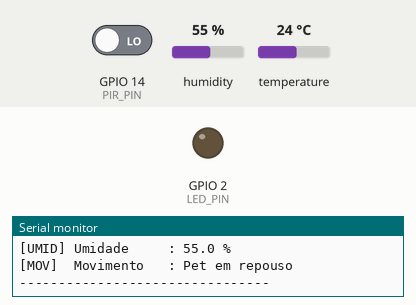
Simulated run of this sketch. Board: ESP32. On the bench: output pins drawn as LEDs (lit = HIGH), the last lines printed to the serial monitor. Inputs (shaded band) come from the test bench; at power-on: GPIO 14 (PIR_PIN) LOW, humidity 55 %, temperature 24 °C. WiFi joins after 1.5 s; servers stay silent unless stated; no MQTT or app messages arrive unless stated.

Above: at 3.7 s.
3.8 s: GPIO 14 (PIR_PIN) driven HIGH
At 6.06 s:
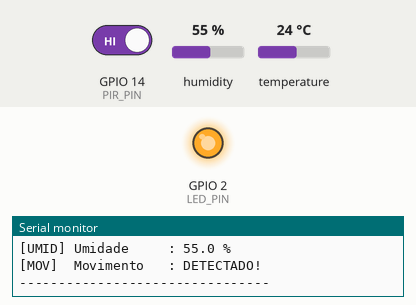
Timing chart, 0 to 16.6 s (numbered marks = the images above; inputs shaded):
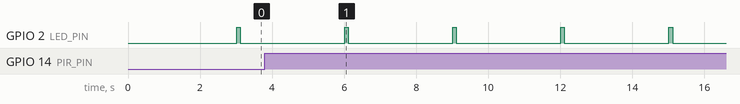

The sketch:

sketch.ino
```cpp
#include <WiFi.h>
#include <PubSubClient.h>
#include <DHT.h>

// ==================== CONFIGURAÇÕES ====================
const char* WIFI_SSID     = "Wokwi-GUEST";
const char* WIFI_PASSWORD = "";

const char* MQTT_SERVER   = "broker.hivemq.com";
const int   MQTT_PORT     = 1883;
const char* MQTT_CLIENT   = "pawcare-esp32";

const char* TOPIC_TEMP    = "pawcare/temperatura";
const char* TOPIC_UMID    = "pawcare/umidade";
const char* TOPIC_MOV     = "pawcare/movimento";
const char* TOPIC_STATUS  = "pawcare/status";

#define DHT_PIN  15
#define PIR_PIN  14
#define LED_PIN  2

// =======================================================

#define DHTTYPE DHT22
DHT dht(DHT_PIN, DHTTYPE);
WiFiClient espClient;
PubSubClient mqtt(espClient);

unsigned long ultimaLeitura = 0;
const long INTERVALO = 3000;

// ==================== FUNÇÕES ====================

void conectarWiFi() {
  Serial.println("================================");
  Serial.println("  PawCare Monitor - Iniciando  ");
  Serial.println("================================");
  Serial.print("Conectando ao WiFi");

  WiFi.begin(WIFI_SSID, WIFI_PASSWORD);
  while (WiFi.status() != WL_CONNECTED) {
    delay(500);
    Serial.print(".");
  }

  Serial.println();
  Serial.println("[OK] WiFi conectado!");
  Serial.print("     IP: ");
  Serial.println(WiFi.localIP());
}

void conectarMQTT() {
  while (!mqtt.connected()) {
    Serial.print("Conectando ao MQTT...");
    if (mqtt.connect(MQTT_CLIENT)) {
      Serial.println(" [OK] Conectado!");
      mqtt.publish(TOPIC_STATUS, "PawCare Monitor Online");
    } else {
      Serial.print(" [ERRO] Estado: ");
      Serial.print(mqtt.state());
      Serial.println(" | Tentando novamente em 3s...");
      delay(3000);
    }
  }
}

void publicarDados(float temp, float umid, bool movimento) {
  char tempStr[8];
  char umidStr[8];

  dtostrf(temp, 5, 2, tempStr);
  dtostrf(umid, 5, 2, umidStr);

  mqtt.publish(TOPIC_TEMP, tempStr);
  mqtt.publish(TOPIC_UMID, umidStr);
  mqtt.publish(TOPIC_MOV,  movimento ? "1" : "0");
}

void imprimirDados(float temp, float umid, bool movimento) {
  Serial.println("--------------------------------");
  Serial.print("[TEMP] Temperatura : ");
  Serial.print(temp, 1);
  Serial.println(" C");

  Serial.print("[UMID] Umidade     : ");
  Serial.print(umid, 1);
  Serial.println(" %");

  if (movimento) {
    Serial.println("[MOV]  Movimento   : DETECTADO!");
  } else {
    Serial.println("[MOV]  Movimento   : Pet em repouso");
  }
  Serial.println("--------------------------------");
}

// ==================== SETUP & LOOP ====================

void setup() {
  Serial.begin(115200);
  delay(1000);

  pinMode(PIR_PIN, INPUT);
  pinMode(LED_PIN, OUTPUT);

  dht.begin();

  conectarWiFi();

  mqtt.setServer(MQTT_SERVER, MQTT_PORT);
  conectarMQTT();
}

void loop() {
  if (!mqtt.connected()) {
    conectarMQTT();
  }
  mqtt.loop();

  unsigned long agora = millis();
  if (agora - ultimaLeitura >= INTERVALO) {
    ultimaLeitura = agora;

    float temperatura = dht.readTemperature();
    float umidade     = dht.readHumidity();
    bool movimento = digitalRead(PIR_PIN) == HIGH;

    if (!isnan(temperatura) && !isnan(umidade)) {
      imprimirDados(temperatura, umidade, movimento);
      publicarDados(temperatura, umidade, movimento);

      // LED pisca ao publicar os dados
      digitalWrite(LED_PIN, HIGH);
      delay(100);
      digitalWrite(LED_PIN, LOW);

    } else {
      Serial.println("[ERRO] Falha na leitura do DHT22");
    }
  }
}
```

Measured:
- by itself, GPIO 2 (LED_PIN): alternates HIGH for 0.10 s and LOW for 2.9 s
